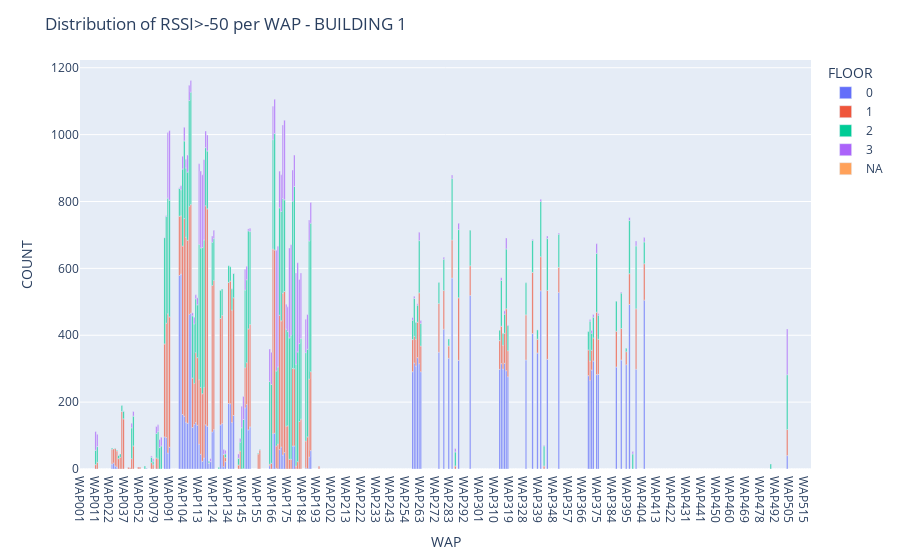

The notebook cell saved with this chart:
### Code cell
fig = px.bar(full_wap_dist[(full_wap_dist.BUILDINGID == 1) | (full_wap_dist.BUILDINGID == 'NA')], x = 'WAP', y = 'COUNT', color = 'FLOOR')
fig.update_layout(title = "Distribution of RSSI>-50 per WAP - BUILDING 1", barmode='relative', xaxis={'categoryorder':'category ascending'})
fig.show()

### Figure 1 — Plotly figure (JSON) as saved in the notebook; plotly's stock layout.template omitted (floating-point values rounded to 4 significant figures; data arrays with more than 128 entries replaced by an {"elided": "..."} marker saying what was removed)
{"data": [{"alignmentgroup": "True", "hoverlabel": {"namelength": 0}, "hovertemplate": "FLOOR=0<br>WAP=%{x}<br>COUNT=%{y}", "legendgroup": "0", "marker": {"color": "#636efa"}, "name": "0", "offsetgroup": "0", "orientation": "v", "showlegend": true, "textposition": "auto", "type": "bar", "x": ["WAP023", "WAP024", "WAP027", "WAP028", "WAP069", "WAP088", "WAP089", "WAP090", "WAP091", "WAP101", "WAP102", "WAP103", "WAP104", "WAP105", "WAP106", "WAP107", "WAP108", "WAP109", "WAP110", "WAP111", "WAP112", "WAP113", "WAP114", "WAP115", "WAP116", "WAP119", "WAP120", "WAP121", "WAP122", "WAP123", "WAP124", "WAP129", "WAP130", "WAP131", "WAP132", "WAP134", "WAP135", "WAP136", "WAP137", "WAP146", "WAP147", "WAP148", "WAP149", "WAP164", "WAP166", "WAP167", "WAP168", "WAP170", "WAP171", "WAP172", "WAP173", "WAP178", "WAP179", "WAP186", "WAP187", "WAP188", "WAP189", "WAP258", "WAP259", "WAP260", "WAP261", "WAP262", "WAP263", "WAP274", "WAP278", "WAP282", "WAP284", "WAP288", "WAP295", "WAP313", "WAP314", "WAP315", "WAP316", "WAP317", "WAP318", "WAP329", "WAP334", "WAP338", "WAP340", "WAP344", "WAP351", "WAP369", "WAP370", "WAP371", "WAP372", "WAP374", "WAP375", "WAP386", "WAP390", "WAP394", "WAP396", "WAP400", "WAP405", "WAP503"], "xaxis": "x", "y": [15, 18, 9, 6, 2, 96, 94, 48, 65, 579, 583, 163, 158, 140, 137, 463, 466, 124, 133, 139, 131, 74, 44, 23, 33, 132, 128, 17, 22, 111, 118, 132, 136, 7, 22, 196, 195, 139, 160, 183, 193, 117, 126, 10, 106, 107, 2, 58, 66, 42, 49, 69, 69, 3, 1, 36, 55, 291, 317, 308, 333, 315, 291, 349, 418, 331, 571, 325, 519, 298, 315, 299, 316, 294, 276, 326, 405, 347, 533, 328, 528, 279, 265, 296, 323, 282, 283, 305, 326, 312, 492, 298, 505, 40], "yaxis": "y"}, {"alignmentgroup": "True", "hoverlabel": {"namelength": 0}, "hovertemplate": "FLOOR=1<br>WAP=%{x}<br>COUNT=%{y}", "legendgroup": "1", "marker": {"color": "#EF553B"}, "name": "1", "offsetgroup": "1", "orientation": "v", "showlegend": true, "textposition": "auto", "type": "bar", "x": ["WAP011", "WAP012", "WAP023", "WAP024", "WAP027", "WAP028", "WAP029", "WAP030", "WAP035", "WAP036", "WAP043", "WAP044", "WAP045", "WAP046", "WAP051", "WAP052", "WAP077", "WAP078", "WAP082", "WAP083", "WAP088", "WAP089", "WAP090", "WAP091", "WAP101", "WAP102", "WAP103", "WAP104", "WAP105", "WAP106", "WAP107", "WAP108", "WAP109", "WAP110", "WAP111", "WAP112", "WAP113", "WAP114", "WAP115", "WAP116", "WAP119", "WAP120", "WAP121", "WAP122", "WAP123", "WAP124", "WAP129", "WAP130", "WAP131", "WAP132", "WAP134", "WAP135", "WAP136", "WAP137", "WAP142", "WAP143", "WAP145", "WAP146", "WAP147", "WAP148", "WAP149", "WAP155", "WAP156", "WAP164", "WAP165", "WAP166", "WAP167", "WAP168", "WAP169", "WAP170", "WAP171", "WAP172", "WAP173", "WAP174", "WAP175", "WAP176", "WAP177", "WAP178", "WAP179", "WAP180", "WAP181", "WAP182", "WAP183", "WAP186", "WAP187", "WAP188", "WAP189", "WAP194", "WAP258", "WAP259", "WAP260", "WAP261", "WAP262", "WAP263", "WAP274", "WAP278", "WAP282", "WAP284", "WAP286", "WAP288", "WAP295", "WAP313", "WAP314", "WAP315", "WAP316", "WAP317", "WAP318", "WAP329", "WAP334", "WAP338", "WAP340", "WAP342", "WAP344", "WAP351", "WAP369", "WAP370", "WAP371", "WAP372", "WAP374", "WAP375", "WAP386", "WAP390", "WAP394", "WAP396", "WAP400", "WAP405", "WAP503"], "xaxis": "x", "y": [13, 20, 44, 42, 52, 48, 31, 35, 172, 150, 5, 4, 31, 69, 6, 6, 19, 13, 33, 31, 278, 342, 416, 390, 177, 174, 504, 591, 553, 547, 323, 325, 148, 123, 209, 202, 193, 200, 202, 211, 655, 650, 1, 1, 438, 446, 318, 323, 36, 12, 362, 367, 336, 352, 12, 54, 1, 120, 125, 302, 306, 45, 57, 4, 17, 552, 548, 67, 75, 402, 377, 484, 482, 128, 129, 29, 29, 232, 231, 9, 22, 142, 149, 81, 95, 233, 236, 8, 96, 80, 80, 106, 212, 77, 146, 116, 37, 114, 9, 187, 89, 86, 112, 71, 90, 185, 78, 135, 183, 41, 102, 9, 206, 75, 77, 58, 59, 69, 187, 105, 107, 94, 39, 92, 181, 109, 78], "yaxis": "y"}, {"alignmentgroup": "True", "hoverlabel": {"namelength": 0}, "hovertemplate": "FLOOR=2<br>WAP=%{x}<br>COUNT=%{y}", "legendgroup": "2", "marker": {"color": "#00cc96"}, "name": "2", "offsetgroup": "2", "orientation": "v", "showlegend": true, "textposition": "auto", "type": "bar", "x": ["WAP011", "WAP012", "WAP023", "WAP027", "WAP028", "WAP029", "WAP030", "WAP035", "WAP036", "WAP045", "WAP046", "WAP059", "WAP077", "WAP078", "WAP082", "WAP083", "WAP084", "WAP085", "WAP088", "WAP089", "WAP090", "WAP091", "WAP101", "WAP102", "WAP103", "WAP104", "WAP105", "WAP106", "WAP107", "WAP108", "WAP109", "WAP110", "WAP111", "WAP112", "WAP113", "WAP114", "WAP115", "WAP116", "WAP119", "WAP120", "WAP121", "WAP123", "WAP124", "WAP127", "WAP129", "WAP130", "WAP131", "WAP132", "WAP134", "WAP135", "WAP136", "WAP137", "WAP142", "WAP143", "WAP144", "WAP145", "WAP146", "WAP147", "WAP148", "WAP149", "WAP155", "WAP156", "WAP164", "WAP165", "WAP166", "WAP167", "WAP168", "WAP169", "WAP170", "WAP171", "WAP172", "WAP173", "WAP174", "WAP175", "WAP176", "WAP177", "WAP178", "WAP179", "WAP180", "WAP181", "WAP182", "WAP183", "WAP186", "WAP187", "WAP188", "WAP189", "WAP258", "WAP259", "WAP260", "WAP261", "WAP262", "WAP263", "WAP274", "WAP278", "WAP282", "WAP284", "WAP286", "WAP288", "WAP295", "WAP313", "WAP314", "WAP315", "WAP316", "WAP317", "WAP318", "WAP329", "WAP334", "WAP338", "WAP340", "WAP342", "WAP344", "WAP351", "WAP369", "WAP370", "WAP371", "WAP372", "WAP374", "WAP375", "WAP386", "WAP390", "WAP394", "WAP396", "WAP398", "WAP400", "WAP405", "WAP489", "WAP503"], "xaxis": "x", "y": [43, 47, 4, 2, 2, 10, 10, 18, 23, 92, 89, 9, 16, 10, 73, 81, 64, 69, 318, 319, 346, 349, 83, 78, 230, 232, 207, 204, 316, 336, 186, 178, 161, 158, 405, 417, 437, 441, 174, 173, 5, 129, 125, 5, 84, 79, 1, 11, 50, 43, 64, 73, 20, 26, 123, 147, 232, 248, 293, 278, 2, 1, 248, 236, 327, 348, 224, 230, 321, 327, 283, 274, 290, 282, 363, 371, 500, 545, 304, 328, 233, 241, 264, 262, 413, 444, 58, 113, 50, 51, 156, 67, 63, 93, 21, 184, 42, 204, 106, 31, 137, 35, 57, 179, 75, 96, 96, 28, 165, 60, 155, 99, 55, 119, 51, 62, 176, 72, 90, 106, 10, 159, 45, 188, 65, 15, 164], "yaxis": "y"}, {"alignmentgroup": "True", "hoverlabel": {"namelength": 0}, "hovertemplate": "FLOOR=3<br>WAP=%{x}<br>COUNT=%{y}", "legendgroup": "3", "marker": {"color": "#ab63fa"}, "name": "3", "offsetgroup": "3", "orientation": "v", "showlegend": true, "textposition": "auto", "type": "bar", "x": ["WAP011", "WAP012", "WAP029", "WAP036", "WAP045", "WAP046", "WAP077", "WAP078", "WAP082", "WAP083", "WAP084", "WAP085", "WAP088", "WAP089", "WAP090", "WAP091", "WAP101", "WAP102", "WAP103", "WAP104", "WAP105", "WAP106", "WAP107", "WAP108", "WAP109", "WAP110", "WAP111", "WAP112", "WAP113", "WAP114", "WAP115", "WAP116", "WAP119", "WAP120", "WAP122", "WAP123", "WAP124", "WAP131", "WAP132", "WAP136", "WAP137", "WAP142", "WAP143", "WAP144", "WAP145", "WAP146", "WAP147", "WAP148", "WAP149", "WAP164", "WAP165", "WAP166", "WAP167", "WAP168", "WAP169", "WAP170", "WAP171", "WAP172", "WAP173", "WAP174", "WAP175", "WAP176", "WAP177", "WAP178", "WAP179", "WAP180", "WAP181", "WAP182", "WAP183", "WAP186", "WAP187", "WAP188", "WAP189", "WAP258", "WAP259", "WAP261", "WAP262", "WAP263", "WAP278", "WAP284", "WAP286", "WAP288", "WAP314", "WAP316", "WAP317", "WAP318", "WAP334", "WAP340", "WAP342", "WAP344", "WAP351", "WAP370", "WAP371", "WAP372", "WAP374", "WAP375", "WAP390", "WAP396", "WAP398", "WAP400", "WAP405", "WAP503"], "xaxis": "x", "y": [56, 37, 1, 1, 14, 14, 4, 8, 21, 20, 24, 26, 1, 2, 196, 208, 2, 12, 38, 41, 26, 51, 46, 35, 9, 20, 12, 21, 241, 230, 218, 240, 50, 48, 8, 19, 25, 14, 11, 1, 1, 13, 11, 65, 69, 62, 40, 6, 10, 97, 96, 100, 103, 361, 361, 110, 110, 220, 238, 75, 74, 269, 271, 93, 94, 273, 267, 192, 196, 100, 104, 63, 62, 8, 7, 4, 25, 9, 6, 10, 10, 19, 8, 10, 33, 2, 3, 7, 2, 8, 4, 5, 8, 8, 29, 5, 3, 9, 7, 15, 13, 137], "yaxis": "y"}, {"alignmentgroup": "True", "hoverlabel": {"namelength": 0}, "hovertemplate": "FLOOR=NA<br>WAP=%{x}<br>COUNT=%{y}", "legendgroup": "NA", "marker": {"color": "#FFA15A"}, "name": "NA", "offsetgroup": "NA", "orientation": "v", "showlegend": true, "textposition": "auto", "type": "bar", "x": {"elided": "310 str values"}, "xaxis": "x", "y": {"elided": "310 int values"}, "yaxis": "y"}], "layout": {"autosize": true, "barmode": "relative", "legend": {"title": {"text": "FLOOR"}, "tracegroupgap": 0}, "margin": {"t": 60}, "title": {"text": "Distribution of RSSI>-50 per WAP - BUILDING 1"}, "xaxis": {"anchor": "y", "autorange": true, "categoryorder": "category ascending", "domain": [0, 1], "range": [-0.5, 444.5], "title": {"text": "WAP"}, "type": "category"}, "yaxis": {"anchor": "x", "autorange": true, "domain": [0, 1], "range": [0, 1223.0], "title": {"text": "COUNT"}, "type": "linear"}}}
